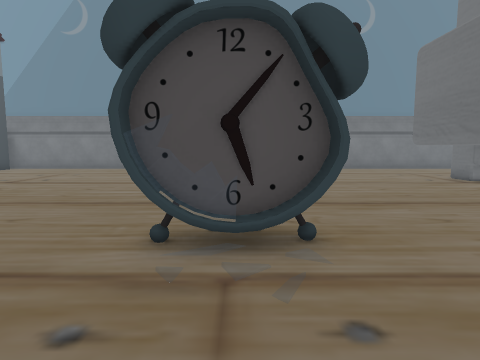
view 1 (above)

24 first-person views from a walk through a 3-D level made in the Unity game engine. The camera is 1.3 m above the floor, tilts 6° down and sees 75° across. The floor is counted in squares, 1 m on a side. Each view is taken from the middle of a square. On the plan, view 1 faces up. The plan holds only what a view shows up to about 14 squares ahead; the rest is blank. The place goes on beyond the plan. Some surface patterns are stand-ins.

view 2
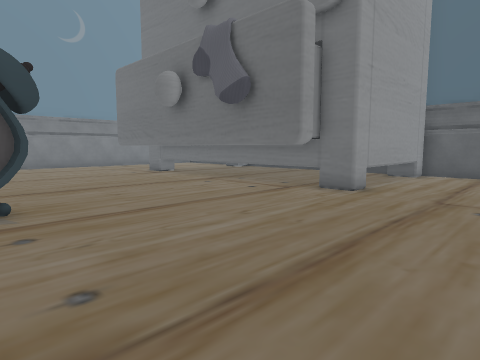

view 3
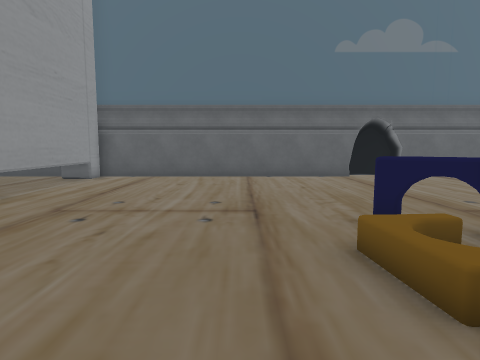

view 4
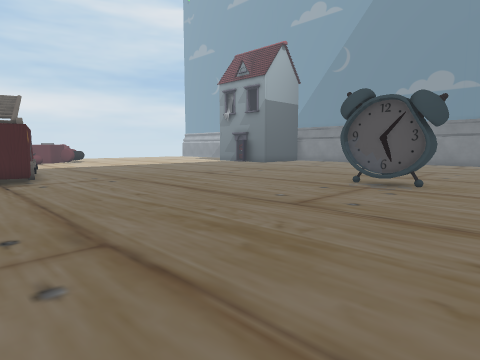

view 5
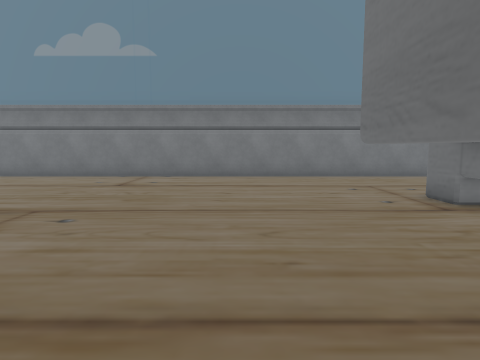

view 6
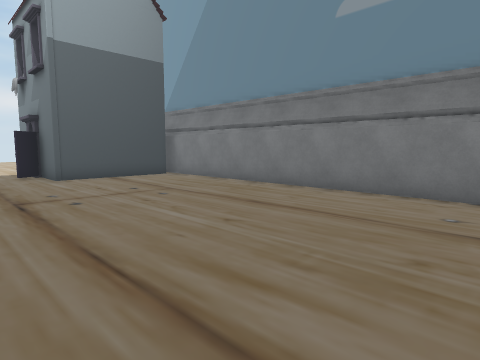

view 7
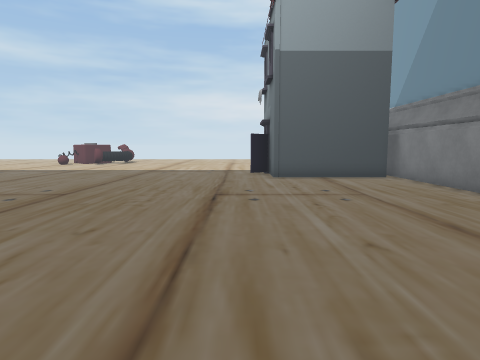

view 8
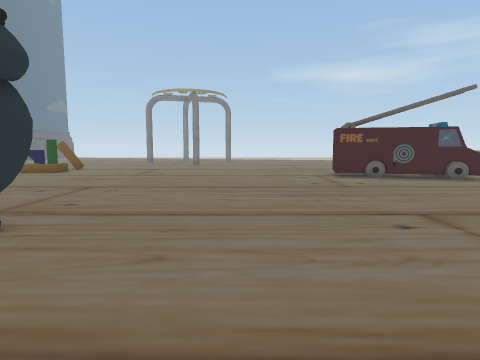

view 9
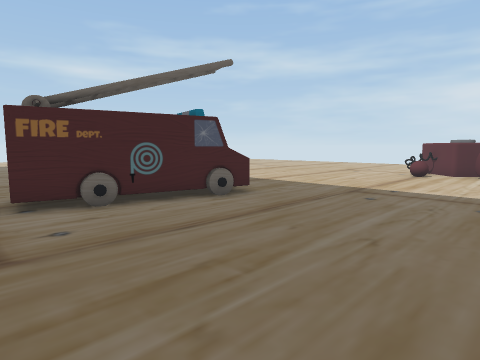

view 10
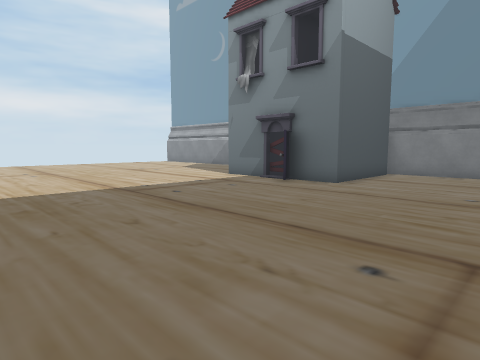

view 11
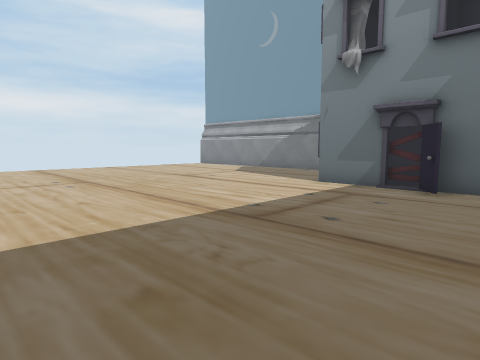

view 12
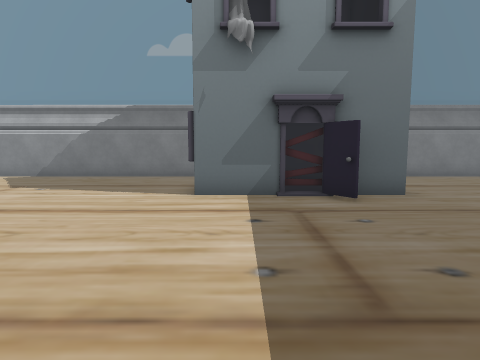

view 13
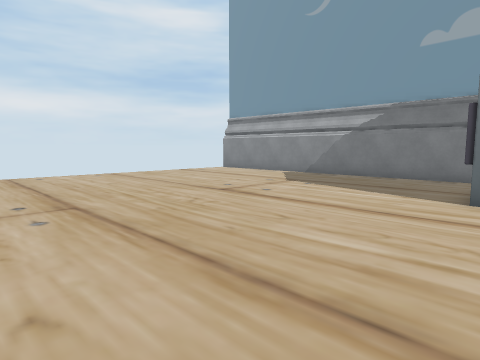

view 14
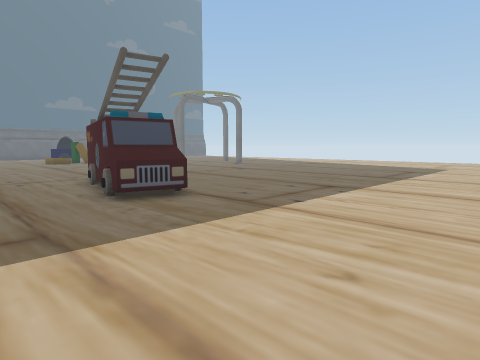

view 15
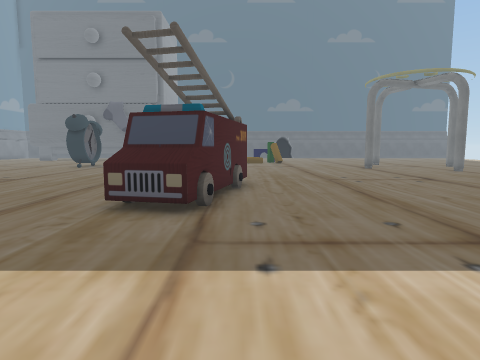

view 16
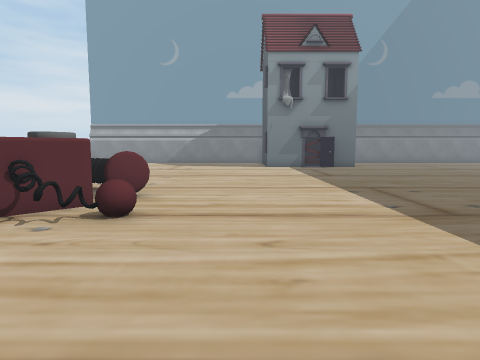

view 17
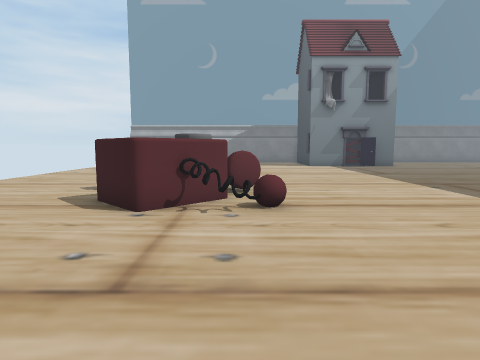

view 18
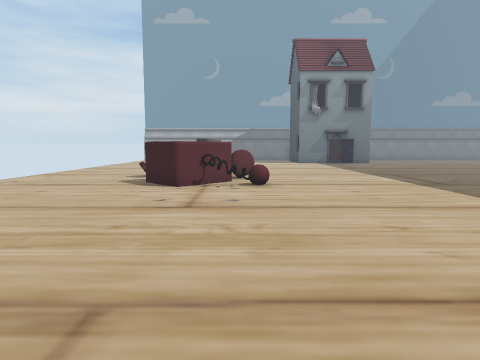

view 19
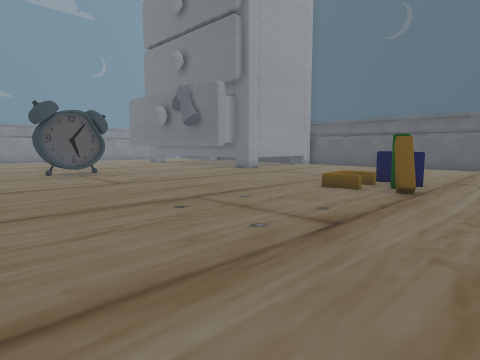

view 20
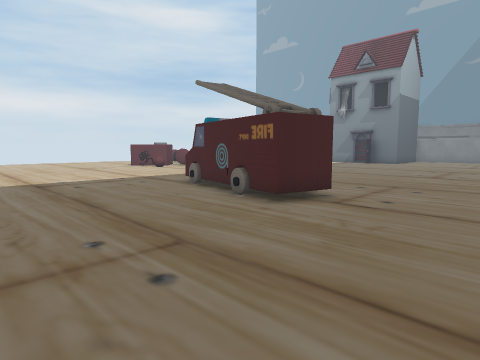

view 21
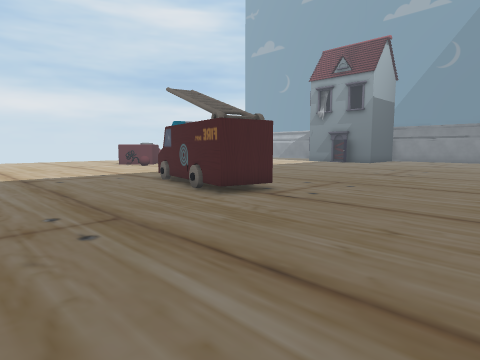

view 22
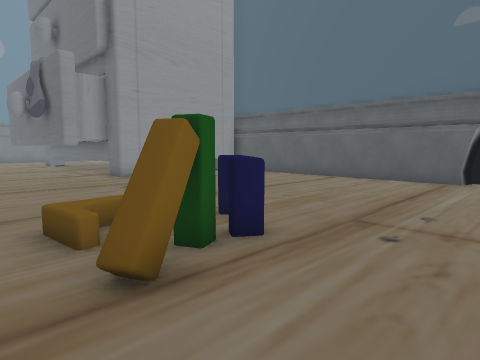

view 23
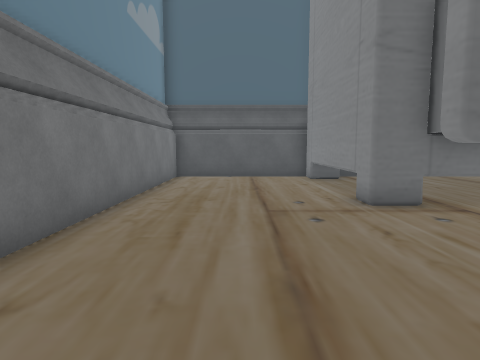

view 24
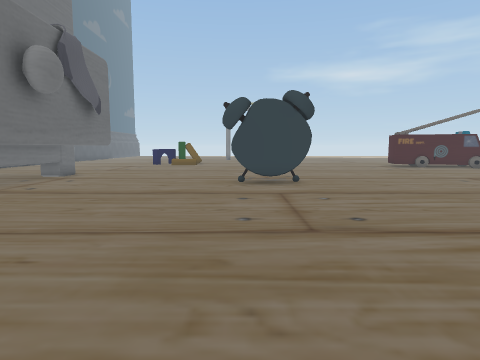

### Floor plan
Points are (right, up) in squares from view 1. A wall is a line through its corners. A room is listed if a view was taken in it or the views show most of it. See-through windows are left out.
Room 1 (views 1, 2, 3, 4, 5, 6, 7, 8, 9, 10, 11, 12, 13, 14, 15, 16, 17, 18, 19, 20, 21, 22, 23, 24)
walls: (-15.2, 12.5) (-15.8, 13.4); (7.4, 1.6) (6.9, 1.6) (6.9, 12.5) (7.4, 12.5); (-15.6, 13.6) (-16.9, 13.6); (-16.3, 13.4) (-19.3, 13.4); (8.9, 2.3) (7.6, 2.3); (-13.5, 18.4) (-13.5, 13.4) (-15.7, 13.4) (-15.1, 12.5); (8.8, 10.7) (8.8, 13.1) (15.6, 13.1); (-20, 18.8) (-26.5, 18.8); (15.8, 12.9) (15.8, 18.8) (-14.1, 18.8); (15.8, -10.1) (15.8, 1.1) (8.8, 1.1) (8.8, 8.1); (15.8, -12.5) (15.8, -12)
objects: other object (-26, -2) to (-23, 2); other object (-15, -6) to (-9, -3); clock (-1, 4) to (-1, 5); clock (1, 4) to (1, 5); arch (4, -9) to (7, -7)

Positions as (right, up) in squares from view 1, and headings:
1: (0, 0), facing up
2: (0, -3), facing up-right
3: (2, -5), facing right
4: (4, -7), facing up-left
5: (4, 5), facing up
6: (0, 10), facing up-left
7: (0, 12), facing left
8: (-5, 9), facing down
9: (-8, 3), facing down-left
10: (-8, 3), facing up-left
11: (-13, 3), facing up-left
12: (-18, 5), facing up
13: (-18, 5), facing up-left
14: (-22, 0), facing down-right
15: (-21, -6), facing right
16: (-21, -7), facing up
17: (-24, -8), facing up
18: (-24, -12), facing up
19: (-5, -12), facing up-right
20: (-5, -12), facing up-left
21: (-3, -12), facing up-left
22: (3, -12), facing up-right
23: (2, 16), facing right
24: (1, 16), facing down
